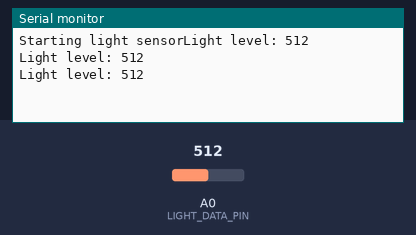
A sketch run on a simulated Arduino Uno, built with avr-gcc and run on an emulated ATmega328P. On the bench: the last lines printed to the serial monitor. Inputs (shaded band) come from the test bench; at power-on: A0 (LIGHT_DATA_PIN) = 512.

Above: at 1.3 s.
1.4 s: A0 (LIGHT_DATA_PIN) set to 716
At 1.9 s:
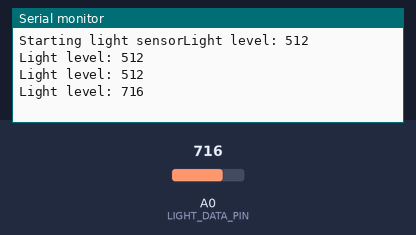
2.9 s: A0 (LIGHT_DATA_PIN) set to 900
At 3.4 s:
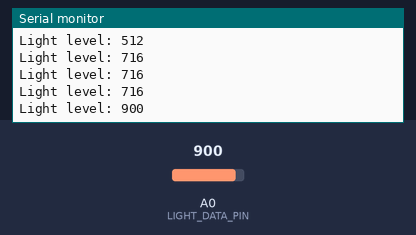
Timing chart, 0 to 5.9 s (numbered marks = the images above; inputs shaded):
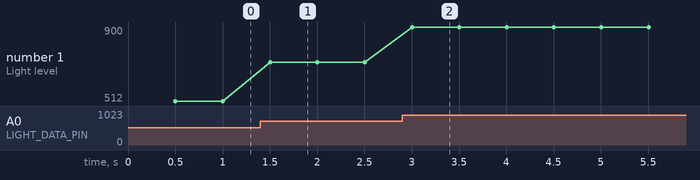

The sketch:

LightSensor_test.ino
```cpp
/*
 * LightSensor_test.ino
 *
 * Example implementation to test the light sensor.
 *
 * Using a 47k resistor, light level goes from 0 to 1024, staying at 50 on a dark room, and around 200 on a dim room
 */
#include "Arduino.h"

enum {
    // The analog data I/O pin connected to the light sensor
    LIGHT_DATA_PIN = 0,

    // The baud rate of the serial interface
    SERIAL_BAUD = 9600,

    // The delay between sensor polls.
    POLL_DELAY = 500,
};

void setup() {
  Serial.begin(SERIAL_BAUD);
  Serial.print("Starting light sensor");
}

void loop() {
  int lightRead = analogRead(LIGHT_DATA_PIN);
  Serial.print("Light level: ");
  Serial.println(lightRead);
  delay(POLL_DELAY);
}
```

Measured:
- after the input at 1.4 s, the serial monitor: prints a new line after 0.10 s (image 1)
- after the input at 2.9 s, the serial monitor: prints a new line after 0.10 s (image 2)
- plotted number 1: 512 → 716 after the input at 1.4 s, 716 → 900 after the input at 2.9 s
